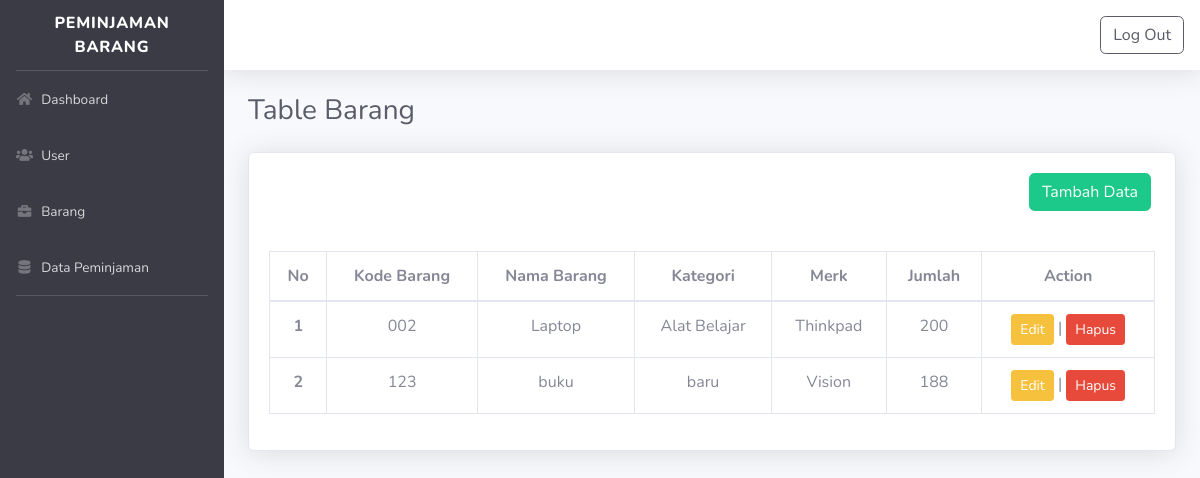
The page /barang.php (signed in) on the database its author committed.
### tables this page shows
CREATE TABLE `barang` (
  `id` int(12) NOT NULL,
  `kode_barang` varchar(30) NOT NULL,
  `nama_barang` varchar(30) NOT NULL,
  `kategori` varchar(12) NOT NULL,
  `merk` varchar(30) NOT NULL,
  `jumlah` int(255) NOT NULL
);

### database.php (called while the page is built, shortened)
<?php
    $db_host = "localhost";
    $db_user = "root";
    $db_pass = "";
    $db_name = "sts_agung";
    $connect = mysqli_connect($db_host, $db_user, $db_pass, $db_name) or die("Gagal terhubung dengan Database: " . mysqli_error($dbconnect));
    function showdataBarang()
    {
        global $connect;
        $hasil=mysqli_query($connect,"SELECT barang.id, barang.kode_barang, barang.nama_barang, barang.kategori, barang.merk, barang.jumlah from barang;");
        $rows=[];
        while($row = mysqli_fetch_assoc($hasil))
        {
            $rows[] = $row;
        }
        return $rows;
    }
?>

### barang.php (the view, shortened to what this page needs)
<?php
    require_once('database.php');
    $data=showdataBarang();
    $nomor=0;
?>
<!DOCTYPE html>
<html lang="en">
<head>
    <link href="resource/vendor/fontawesome-free/css/all.min.css" rel="stylesheet" type="text/css">
    <link href="resource/css/sb-admin-2.min.css" rel="stylesheet">
</head>
<body id="page-top">
    <div id="wrapper">
        <?php
            if($_SESSION['status']!="login"){
                header("location:login.php?msg=belum_login");
            } else{
                include("sidebar.php");
            }
        ?>
        <div id="content-wrapper" class="d-flex flex-column">
            <div id="content">
                <nav class="navbar navbar-expand navbar-light bg-white topbar mb-4 static-top shadow">
                    <div class=" container justify-content-end">
                        <a href="logout.php"><button type="button" class="btn btn-outline-dark">Log Out</button></a>
                    </div>
                </nav>
                <div class="container-fluid">
<h1 class="h3 mb-4 text-gray-800">Table Barang</h1>
<div class="card shadow mb-4">
<div class="card-body">
        <div class="row justify-content-end pr-3">
        <a href="tambah-barang.php"><button type="button" class="btn btn-success">Tambah Data</button></a>
        </div>
    </div>
    <div class="card-body text-center">
        <div class="table-responsive">
            <table class="table table-bordered" id="dataTable" width="100%" cellspacing="0">
                <thead>
                    <tr>
                        <th>No</th>
                        <th>Kode Barang</th>
                        <th>Nama Barang</th>
                        <th>Kategori</th>
                        <th>Merk</th>
                        <th>Jumlah</th>
                        <th>Action</th>
                    </tr>
                </thead>
                <tbody>
                    <?php foreach($data as $barang) : ?>
                    <?php $nomor++; ?>
                    <tr>
                        <th scope="row"><?php echo "$nomor"; ?></th>
                        <td><?php echo "$barang[kode_barang]";?></td>
                        <td><?php echo "$barang[nama_barang]";?></td>
                        <td><?php echo "$barang[kategori]";?></td>
                        <td><?php echo "$barang[merk]";?></td>
                        <td><?php echo "$barang[jumlah]";?></td>
                        <td>
                            <?php
                                echo "
                                <a href='edit-barang.php?id=$barang[id]'><button type='button' class='btn btn-warning btn-sm'>Edit</button></a>
                                |
                                <a href='javascript:deleteData(".$barang['id'].")'><button type='button' class='btn btn-danger btn-sm'>Hapus</button></a>
                                "
                            ?>
                        </td>
                    </tr>
                    <?php endforeach; ?>
                </tbody>
            </table>
        </div>
    </div>
</div>
</div>
        </div>
    </div>
</body>
</html>

### rows shown on the page
barang: kode_barang "002", nama_barang "Laptop", kategori "Alat Belajar", merk "Thinkpad", jumlah "200"
barang: kode_barang "123", nama_barang "buku", kategori "baru", merk "Vision", jumlah "188"
